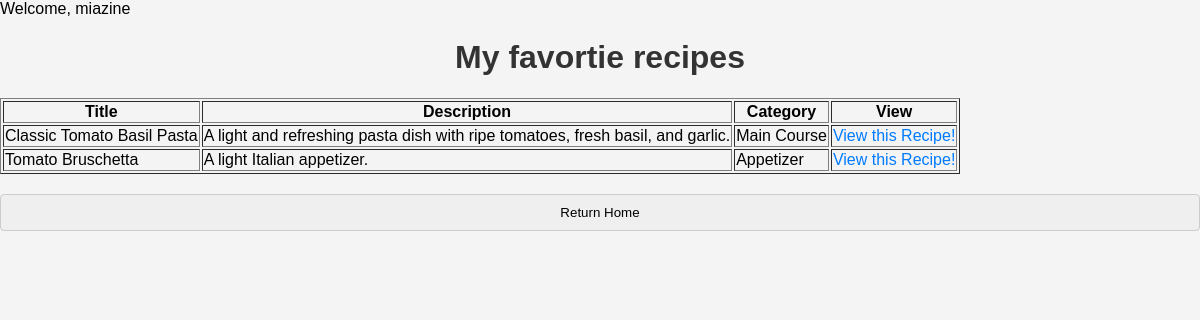
Screenshot of /view_favorites.php (signed in) with the database file from the repository.
### tables this page shows
CREATE TABLE recipes (
    recipe_id INT AUTO_INCREMENT PRIMARY KEY,
    title VARCHAR(100),
    description TEXT,
    category VARCHAR(20),
    cuisine VARCHAR(20),
    ingredients TEXT,
    instructions TEXT,
    prep_time INT,
    cook_time INT,
    total_time INT,
    servings INT,
    creator_id INT,
     
     
    FOREIGN KEY (creator_id) REFERENCES users(user_id)
);

### www/view_favorites.php (the view, shortened to what this page needs)
<?php
if (isset($_SESSION["username"]) && $_SESSION["loggedin"] == TRUE) {
    echo "Welcome, " . $_SESSION["username"];
} else {
    header("Location: index.php");
    exit;
}
?>
<!DOCTYPE html>
<html lang="en">
<head>
    <link rel="stylesheet" href="styles.css">
</head>
<body>
    <?php
    $server = "db";
    $user = "admin";
    $pw = "pwd";
    $db = "rc";
    $connect = mysqli_connect($server, $user, $pw, $db) or die('Could not connect to the database server' . mysqli_connect_error());
    $user_id = $_SESSION["user_id"];
    $title = "";
    $description = "";
    $category = "";
    $query = "SELECT recipes.recipe_id, title, description, category FROM recipes JOIN favorites ON favorites.recipe_id = recipes.recipe_id JOIN users ON favorites.owner_id = users.user_id WHERE users.user_id = ?; ";
    $stmt = mysqli_prepare($connect, $query);
    mysqli_stmt_bind_param($stmt, "i", $user_id);
    $stmt->execute();
    $stmt->bind_result($recipe_id, $title, $description, $category);
    if ($stmt->fetch()) {
        print("<h1> My favortie recipes</h1>");
        print("<table border=1>");
        print("<tr> <th>Title</th> <th>Description</th> <th>Category</th> <th>View</th> </tr>");
        do {
            print("<tr><td>$title</td><td>$description</td><td>$category</td><td><a href=\"view_recipe.php?link=$recipe_id\">View this Recipe!</a></td></tr>");
        } while ($stmt->fetch());
        print("</table>");
    } else {
        print("<h1> You currently have no favorite recipes </h1>");
    }
    ?>
    <form>
        <p>
            <input type="submit" formaction="./dashboard.php" value="Return Home">
        </p>
    </form>
</body>
</html>

### www/styles.css (style rules this page uses)
body { font-family: 'Arial', sans-serif; background-color: #f4f4f4; margin: 0; padding: 0; }
h1 { text-align: center; color: #333; }
form { margin-top: 20px; }
input { width: 100%; padding: 10px; margin-bottom: 15px; box-sizing: border-box; border: 1px solid #ccc; border-radius: 4px; }
p { text-align: center; margin-top: 20px; color: #555; }
a { color: #007bff; text-decoration: none; }

### rows the page displays
recipes: title "Classic Tomato Basil Pasta", description "A light and refreshing pasta dish with ripe tomatoes, fresh basil, and garlic.", category "Main Course"
recipes: title "Tomato Bruschetta", description "A light Italian appetizer.", category "Appetizer"

### other values shown
$_SESSION["username"] "miazine"
